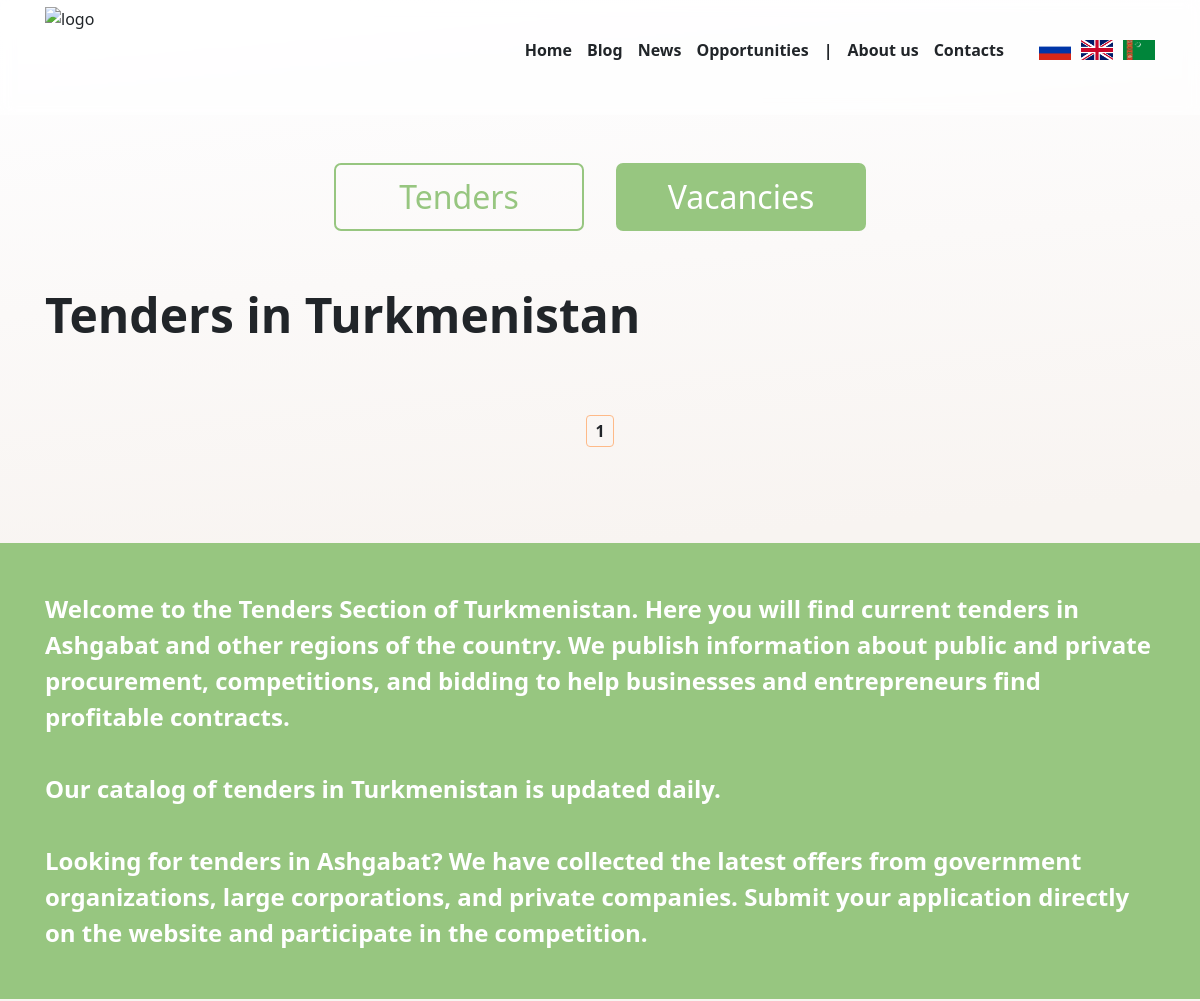
The page /en/opportunities/tenders/?page=2 (upper part) on the database as committed earlier.
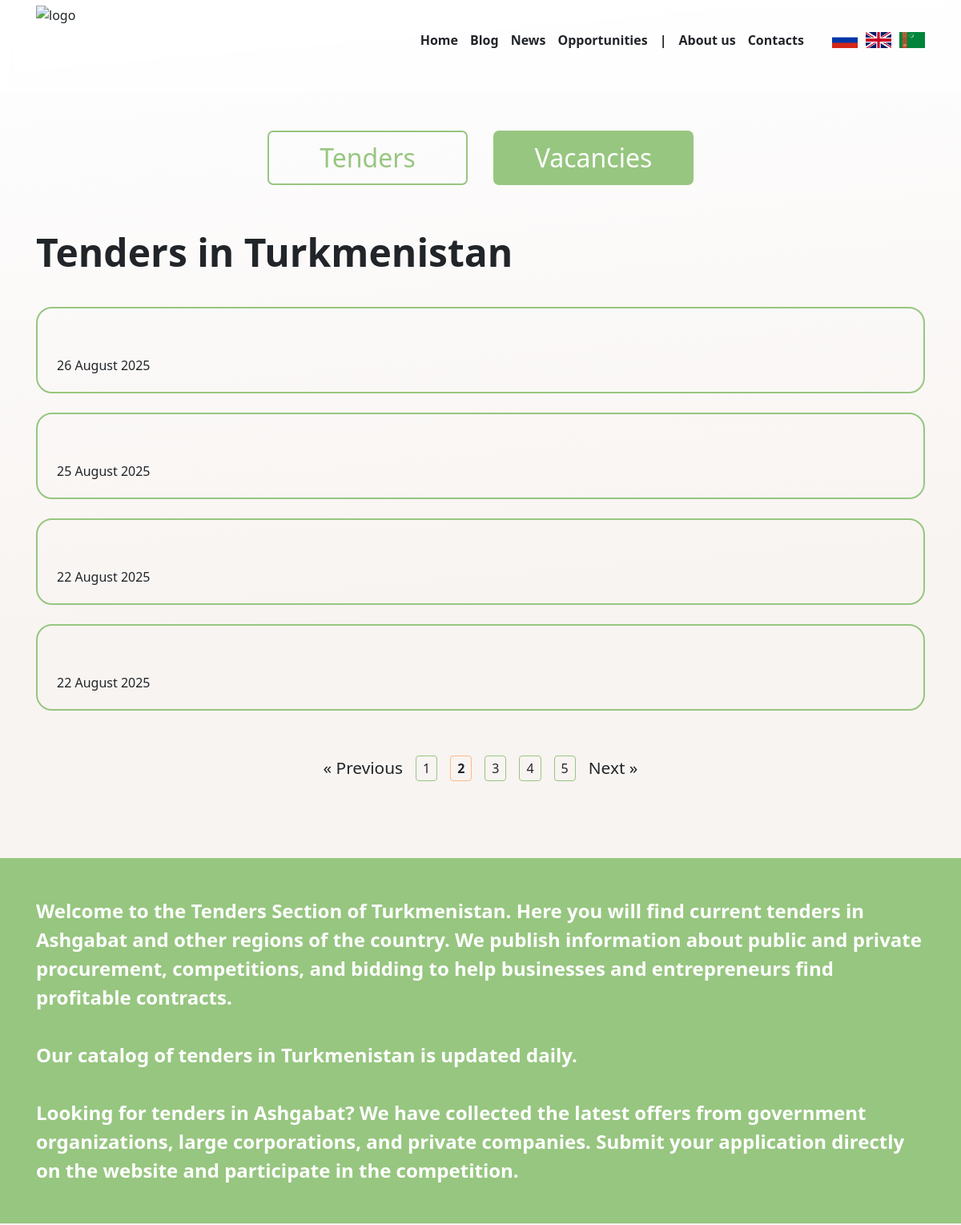
The same page on the database as committed later.
### opportunity/models.py (models this page shows, shortened)
class Tenders(TranslatableModel):
	translations = TranslatedFields(
		title = models.CharField(verbose_name='Заголовок', max_length=255, blank=True, null=True),
		text = RichTextUploadingField(verbose_name='Текст', blank=True, null=True),
	)
	slug = models.SlugField(unique=True, max_length=500, verbose_name='Slug', blank=True)
	created_at = models.DateTimeField(auto_now_add=True, verbose_name="Дата подписки")
	class Meta:
		verbose_name = "Тендер"
		verbose_name_plural = "Тендеры"
		ordering = ['-created_at']

### opportunity/views.py (the view)
# urls.py: path('tenders/', views.tenders, name='tenders'),
def tenders(request):
	tenders = Tenders.objects.all()
	paginator = Paginator(tenders, 4)
	page_number = request.GET.get('page')
	page_obj = paginator.get_page(page_number)
	content = {
		'tenders' : page_obj
	}
	return render(request, 'opportunity/opportunity.html', content)

### event/models.py (called while the page is built)
	def get_absolute_url(self):
		from django.urls import reverse
		return reverse('event_detail', kwargs={'slug': self.slug})

### tmt/context_processors.py (called while the page is built)
def event_url(request):
    try:
        event = Event.objects.first()
        if event:
            return {"event_url": event.get_absolute_url()}
    except Event.DoesNotExist:
        pass
    return {}

### opportunity/templates/opportunity/opportunity.html (shortened to what this page needs)
{% extends "main/base.html" %}
{% load static %}
{% load i18n %}
{% block extracss %}
<link rel="stylesheet" type="text/css" href="{% static 'opportunity/css/opportunity.css' %}">
{% endblock %}
{% block content %}
<section class="opportunity">
	<div class="container">
		<div class="opportunity__top">
			<a href="{% url "tenders" %}" class="opportunity__nav active">{% trans "Tenders" %} </a>
			<a href="{% url "vacancies" %}" class="opportunity__nav">{% trans "Vacancies" %} </a>
		</div>
		<div class="opportunity__main">
			<h1 class="opportunity__maintitle">{% trans "Tenders in Turkmenistan" %} </h1>
			<div class="opportunity__wrapper">
				{% for tender in tenders %}
				<a href='{% url "tender_detail" tender.slug %}' class="opportunity__item">
					<div class="opportunity__date">{{ tender.created_at|date:"d F Y" }}</div>
				</a>
				{% endfor %}
				<div class="pagination">
					{% if tenders.has_previous %}
						<a class='pagination__prev' href="?page={{ tenders.previous_page_number }}">{% trans "« Previous" %}</a>
					{% endif %}
					{% for num in tenders.paginator.page_range %}
						{% if tenders.number == num %}
						<div class='pagination__num pagination__thisnum'>{{ num }}</div>
						{% else %}
						<a class='pagination__num' href="?page={{ num }}">{{ num }}</a>
						{% endif %}
					{% endfor %}
					{% if tenders.has_next %}
						<a class='pagination__next' href="?page={{tenders.next_page_number }}">{% trans "Next »" %}</a>
					{% endif %}
				</div>
			</div>
		</div>
	</div>
	<div class="opportunity__extra">
		<div class="container">
			<div class="extra__text">
			</div>
		</div>
	</div>
</section>
{% endblock %}

Rows that differ between the two databases and show on the page:
added Tenders: created_at "26 August 2025"
added Tenders: created_at "25 August 2025"
added Tenders: created_at "22 August 2025"
added Tenders: created_at "22 August 2025"
Other text that changed with them:
text now shown: "« Previous Next »"
list line gone: "1"
new list line: "1"
new list line: "2"
new list line: "3"
new list line: "4"
new list line: "5"
